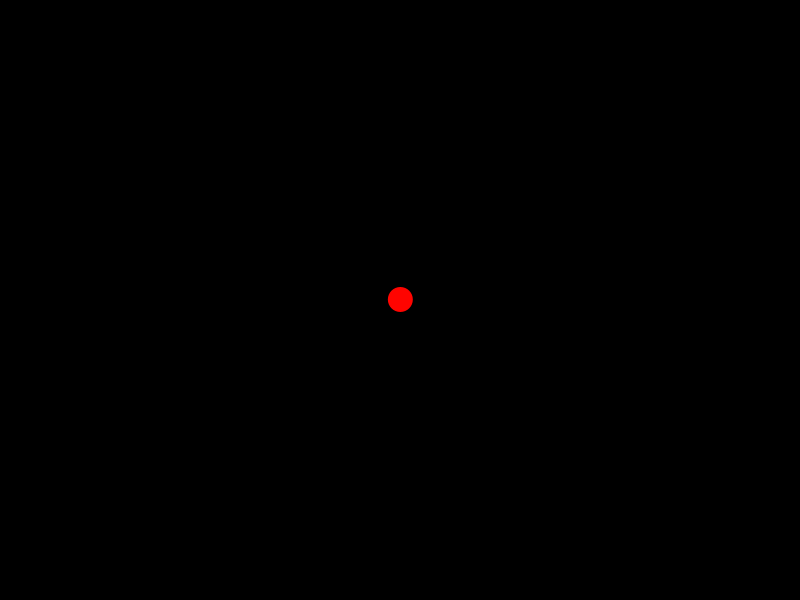
Frame 1 (no input)
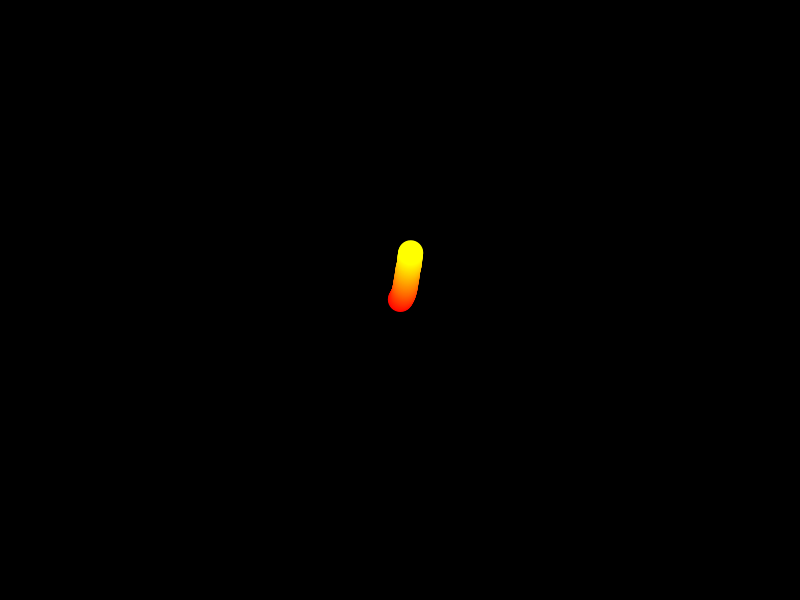
Frame 60 (the mouse pressed at the canvas centre just before this capture)
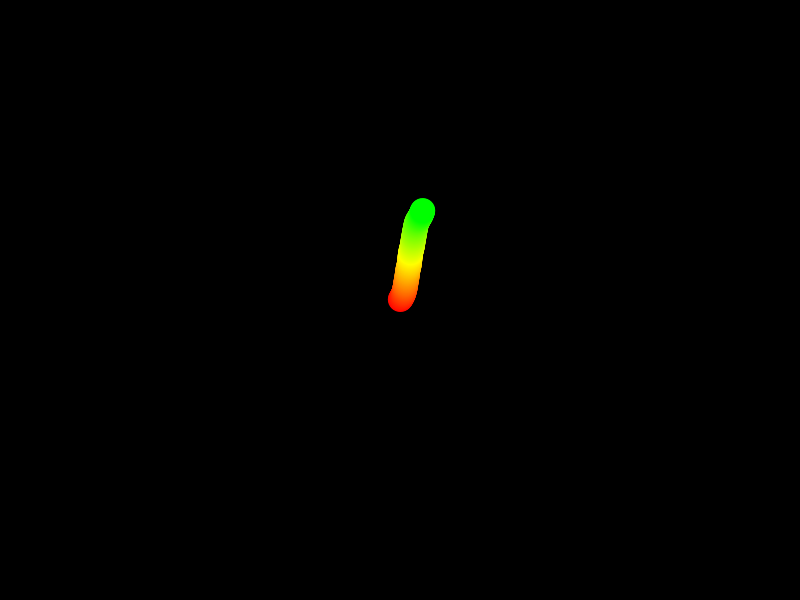
Frame 120 (the mouse held since frame 60 and released just before this capture)

The Processing sketch that drew these frames (run headless with seeded random() and noise(); from frame 60 on, the mouse is pressed at the canvas centre):

// Processing sketch: Wanderer
// ── Wanderer.pde
float locx, locy;
float velx, vely;
float accx, accy;
int sz=25;

void setup() {
  background(0);
  noStroke();
  size(800, 600);
  locx=width/2;
  locy=height/2;
  velx=random(-1, 1);
  vely=random(-1, 1);
  colorMode(HSB, 360, 100, 100, 100);
}

void draw() {
  accx=random(-0.05, 0.05);
  accy=random(-0.05, 0.05);
  fill(frameCount%360, 100, 100);
  velx+=accx;
  vely+=accy;
  locx+=velx;
  locy+=vely;
  ellipse(locx, locy, sz, sz);
  if (locx-sz/2>width) {
    locx=-sz/2;
  }
  if (locx+sz/2<0) {
    locx=width+sz/2;
  }
  if (locy-sz/2>height) {
    locy=-sz/2;
  }
  if (locy+sz/2<0) {
    locy=height+sz/2;
  }
}
